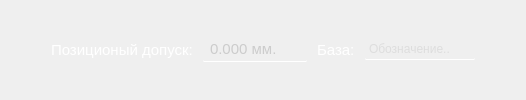
              <widget class="QWidget" name="widget_4" native="true">
               <property name="styleSheet">
                <string notr="true">color: white;</string>
               </property>
               <layout class="QVBoxLayout" name="verticalLayout_8">
                <item>
                 <widget class="QWidget" name="horizontalWidget_6" native="true">
                  <property name="styleSheet">
                   <string notr="true">border-radius: none;
border: none;</string>
                  </property>
                  <layout class="QHBoxLayout" name="horizontalLayout_15">
                   <property name="spacing">
                    <number>10</number>
                   </property>
                   <property name="leftMargin">
                    <number>0</number>
                   </property>
                   <property name="topMargin">
                    <number>0</number>
                   </property>
                   <property name="rightMargin">
                    <number>0</number>
                   </property>
                   <property name="bottomMargin">
                    <number>0</number>
                   </property>
                   <item>
                    <spacer name="horizontalSpacer_17">
                     <property name="orientation">
                      <enum>Qt::Orientation::Horizontal</enum>
                     </property>
                     <property name="sizeHint" stdset="0">
                      <size>
                       <width>40</width>
                       <height>20</height>
                      </size>
                     </property>
                    </spacer>
                   </item>
                   <item alignment="Qt::AlignmentFlag::AlignHCenter">
                    <widget class="QLabel" name="label_14">
                     <property name="font">
                      <font>
                       <pointsize>11</pointsize>
                      </font>
                     </property>
                     <property name="styleSheet">
                      <string notr="true">background: none;
border: none;
border-radius: none;</string>
                     </property>
                     <property name="text">
                      <string>Позиционый допуск:</string>
                     </property>
                    </widget>
                   </item>
                   <item>
                    <widget class="QDoubleSpinBox" name="doubleSpinBox_dopusk">
                     <property name="styleSheet">
                      <string notr="true">QDoubleSpinBox {
	padding: 2 5 2 5;	
	border: none;
	border-bottom: 1px solid white;
	border-radius: 1px;
	background: rgba(255, 255, 255, 0);
	transition: color 0.3s ease;
	transition: border-bottom 0.4s ease;
	color: rgb(204, 204, 204);
	font-size: 11pt
}

QDoubleSpinBox:disabled {
	color: rgb(120, 106, 107);
	background: rgba(255, 255, 255, 20);
}

QDoubleSpinBox:hover {
	color: rgb(255, 255, 255)
}

QDoubleSpinBox:pressed {
	border-bottom: 1px solid white;
}
</string>
                     </property>
                     <property name="suffix">
                      <string> мм.</string>
                     </property>
                     <property name="decimals">
                      <number>3</number>
                     </property>
                     <property name="minimum">
                      <double>-1.000000000000000</double>
                     </property>
                     <property name="maximum">
                      <double>1.000000000000000</double>
                     </property>
                     <property name="singleStep">
                      <double>0.010000000000000</double>
                     </property>
                    </widget>
                   </item>
                   <item>
                    <widget class="QLabel" name="label_15">
                     <property name="font">
                      <font>
                       <pointsize>11</pointsize>
                      </font>
                     </property>
                     <property name="styleSheet">
                      <string notr="true">background: none;
border: none;
border-radius: none;</string>
                     </property>
                     <property name="text">
                      <string>База:</string>
                     </property>
                    </widget>
                   </item>
                   <item>
                    <widget class="QLineEdit" name="lineEdit_baza">
                     <property name="styleSheet">
                      <string notr="true">QLineEdit {
	padding: 2;	
	border: none;
	border-bottom: 1px solid white;
	border-radius: 1px;
	background: rgba(255, 255, 255, 0);
	transition: color 0.3s ease;
	transition: border-bottom 0.4s ease;
	color: rgb(204, 204, 204);
	font-size: 12px
}
QLineEdit:disabled {
	color: rgb(120, 106, 107);
	background: rgba(255, 255, 255, 20);
}

QLineEdit:hover {
	color: rgb(255, 255, 255)
}

QLineEdit:pressed {
	border-bottom: 1px solid white;
}</string>
                     </property>
                     <property name="placeholderText">
                      <string>Обозначение..</string>
                     </property>
                    </widget>
                   </item>
                   <item>
                    <spacer name="horizontalSpacer_18">
                     <property name="orientation">
                      <enum>Qt::Orientation::Horizontal</enum>
                     </property>
                     <property name="sizeHint" stdset="0">
                      <size>
                       <width>40</width>
                       <height>20</height>
                      </size>
                     </property>
                    </spacer>
                   </item>
                  </layout>
                 </widget>
                </item>
               </layout>
              </widget>
